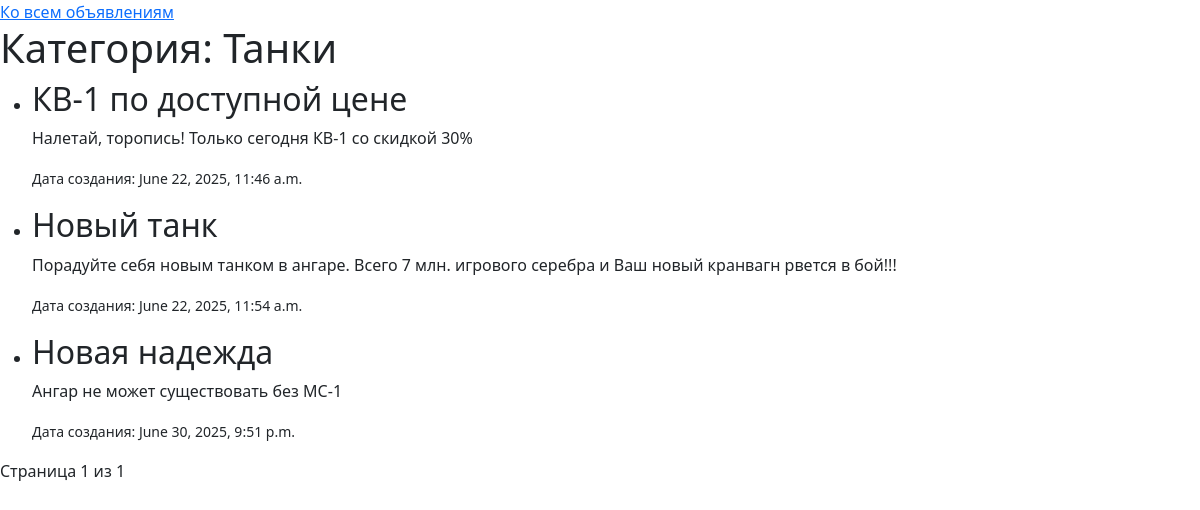
The page /categories/1/ on the database its author committed.
### board/models.py (models this page shows, shortened)
class Category(models.Model):
    name = models.CharField(max_length=100, unique=True)
    subscribers = models.ManyToManyField(User, related_name='subscribed_categories', blank=True)
    def __str__(self):
        return self.name

class Announcement(models.Model):
    category = models.ForeignKey(Category, on_delete=models.CASCADE)
    author = models.ForeignKey(Author, on_delete=models.CASCADE, related_name='ann')
    title = models.CharField(max_length=255)
    text = CKEditor5Field(
        'Content',
        config_name='default',  # Ссылка на конфигурацию в settings.py
        blank=True,
        null=True,
    )
    image = models.ImageField('Изображение', upload_to='ads_images/', null=True, blank=True)
    created_at = models.DateTimeField(auto_now_add=True)
    class Meta:
        permissions = [
            ('can_add_announcement', 'Can add announcement'),
            ('can_change_announcement', 'Can change announcement'),
            ('can_delete_announcement', 'Can delete announcement'),
        ]

### board/views.py (the view)
# urls.py: path('categories/<int:pk>/', views.category_announcements, name='category_announcements'),
def category_announcements(request, pk):
    category = get_object_or_404(Category, id=pk)  # Ищем категорию по ID
    announcements = Announcement.objects.filter(category=category)  # Фильтруем по объекту категории
    paginator = Paginator(announcements, 3)
    page_number = request.GET.get('page')
    page_obj = paginator.get_page(page_number)
    return render(request, 'category_announcements.html', {
        'category': category,
        'page_obj': page_obj,
    })

### templates/category_announcements.html (shortened to what this page needs)
<!DOCTYPE html>
{% load static %}
<html lang="en">
<head>
    <link href="{% static 'css/styles.css' %}" rel="stylesheet" />
    <a href="{% url 'index' %}">Ко всем объявлениям</a>
</head>
<body>
<h1>Категория: {{ category }}</h1>
{% if page_obj %}
    <ul>
        {% for announcement in page_obj %}
            <li>
                <h2>{{ announcement.title }}</h2>
                <p>{{ announcement.text|safe }}</p>
                <p><small>Дата создания: {{ announcement.created_at }}</small></p>
            </li>
        {% endfor %}
    </ul>
    <div class="pagination">
        <span>Страница {{ page_obj.number }} из {{ page_obj.paginator.num_pages }}</span>
    </div>
{% else %}
    <p>Объявления отсутствуют.</p>
{% endif %}
</body>
</html>

### rows shown on the page
Category: name "Танки"
Announcement: title "КВ-1 по доступной цене", text "Налетай, торопись! Только сегодня КВ-1 со скидкой 30%", created_at "June 22, 2025, 11:46 a.m."
Announcement: title "Новый танк", text "Порадуйте себя новым танком в ангаре. Всего 7 млн. игрового серебра и Ваш новый кранвагн рвется в бой!!!", created_at "June 22, 2025, 11:54 a.m."
Announcement: title "Новая надежда", text "Ангар не может существовать без МС-1", created_at "June 30, 2025, 9:51 p.m."

### other values the page prints
{{ page_obj.number }} "1"
{{ page_obj.paginator.num_pages }} "1"
